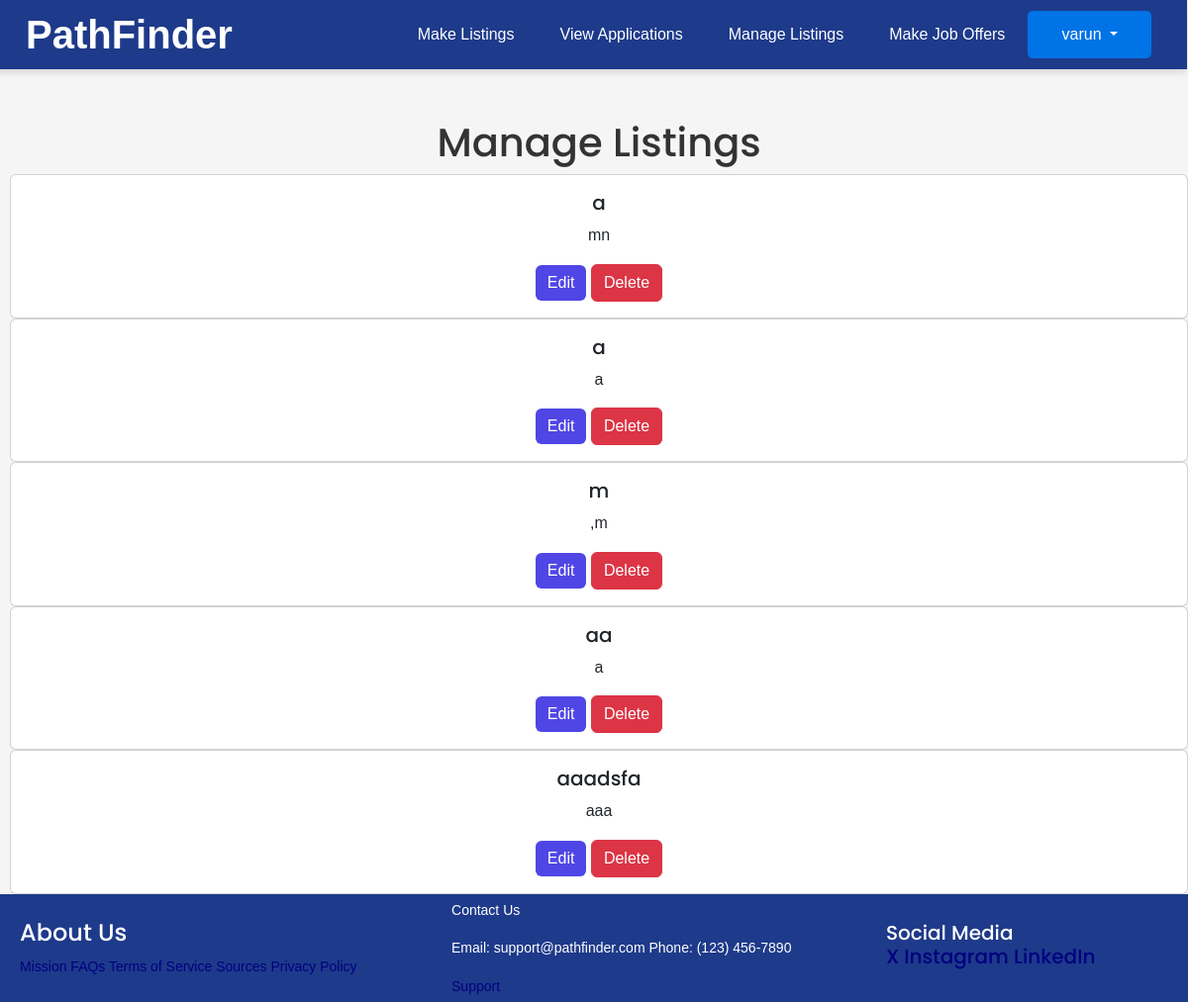
/manage-listings (signed in), run on the app's committed database.
### joblist/models.py (models this page shows, shortened)
class CustomUser(AbstractUser):
    choices = ( ("Student", "Student"),
               ("Employer", "Employer"),
               ("Mentor", "Mentor"))
    role = models.CharField(max_length=20, choices = choices)
    first_name = models.TextField()
    last_name = models.TextField()
    choices = ( ("male", "male"),
               ("female", "female"),
               ("prefer not to say", "prefer not to say"))
    gender = models.CharField(choices=choices, max_length=20)
    birthday = models.DateField(null=True, blank=True)
    phone = models.TextField()
    email = models.TextField()
    status_mentor = models.TextField(default="pending")
    mentor = models.ForeignKey(applicationMentor, on_delete=models.CASCADE, null = True, blank=True)
    address = models.TextField()
    offers = models.ManyToManyField(JobListing, related_name='offers', blank=True)
    recieveemails = models.BooleanField(default=False)
    REQUIRED_FIELDS = ["phone","birthday","gender", "email", "address", "first_name", "last_name", "role"]

class JobListing(models.Model):
    jobtypechoices = ( ("Arts", "Arts"),
                      ("Business", "Business"),
                        ("Communications", "Communications"),
                        ("Education", "Education"),
                        ("Healthcare", "Healthcare"),
                        ("Hospitality", "Hospitality"),
                        ("Information Technology", "Information Technology"),
                        ("Law Enforcement", "Law Enforcement"),
                        ("Sales and Marketing", "Sales and Marketing"),
                        ("Science", "Science"),
                        ("Transportation", "Transportation"),
                        ("Other", "Other"
                        ))
    jobfield = models.CharField(
        choices=jobtypechoices,
        max_length=100,
        null=True,
        blank=True,
        default='other')
    job_title = models.CharField(max_length=100)
    description = models.TextField()
    date_posted = models.DateTimeField(default=timezone.now)
    salary = models.IntegerField()
    author = models.ForeignKey(User, on_delete=models.CASCADE)
    company_name = models.CharField(max_length=100, default='Unknown Company')
    location = models.CharField(max_length=100)
    benefits = models.TextField(max_length=1000)
    job_type = models.CharField(choices = (("Part-Time", "Part-Time"), ("Full-Time", "Full-Time"), ("Other", "Other")), max_length=100)
    job_requirements = models.TextField(max_length=100)
    company_info = models.TextField(max_length=1000)
    notes = models.TextField(max_length=1000)
    status = models.TextField()

### joblist/views.py (the view)
# urls.py: path('manage-listings', views.managelistings, name="manage-listings"),
def managelistings(request):
    jobs = JobListing.objects.filter(author = request.user)
    return render(request, "joblist/manage-listings.html", {"jobs": jobs})

### joblist/templates/joblist/manage-listings.html (shortened to what this page needs)
{% extends "joblist/base.html" %}
{% block content %}
{% if user.is_authenticated %}
{% if user.role == "Employer" %}
<h1>Manage Listings</h1>
{% for job in jobs %}
<div class="card">
  <div class="card-body">
    <h5 class="card-title">{{ job.job_title }}</h5>
    <p class="card-text">{{ job.description }}</p>
    <a onclick = "editlisting('{{job.id}}')" class="btn btn-primary">Edit</a>
    <a onclick="deleteapp('{{job.id}}')" class="btn btn-danger">Delete</a>
  </div>
</div>
  {% endfor %}
  {% endif %}
  {% endif %}
  {%endblock content%}

### joblist/templates/joblist/base.html (shortened to what this page needs)
{% load static %}
<!doctype html>
<html lang="en">
  <head>
    <link href='https://cdn.jsdelivr.net/npm/fullcalendar@5.11.3/main.css' rel='stylesheet' />
    <link rel="stylesheet" href="https://cdn.jsdelivr.net/npm/bootstrap@5.3.3/dist/css/bootstrap.min.css">
    <link rel="stylesheet" href="{% static 'css/styles.css' %}">
    <link rel="stylesheet" href="https://cdnjs.cloudflare.com/ajax/libs/font-awesome/6.0.0/css/all.min.css">
  </head>
  <body style="padding-left: 10px">
    <nav class="navbar navbar-expand-sm navbar-custom">
      <div class="container-fluid">
        <a class="navbar-brand" href="/">
          PathFinder
        </a>
        <div class="d-flex ms-auto align-items-center">
  {% if user.is_authenticated %}
  {% if user.is_superuser %}
        <ul class = "navbar-nav">
          <li class = "nav-item"><a class = "nav-link" href = "/">Home</a></li>
          <li class = "nav-item"><a class = "nav-link" href = "/approvelistings">View Pending Job Listings</a></li>
          <li class = "nav-item"><a class = "nav-link" href = "/approvementor">View Pending Mentor Applications</a></li>
        </ul>
    {% elif user.role == "Mentor" %}
          <ul class = "navbar-nav">
            <li class = "nav-item"><a class = "nav-link"href = "/mentorapply">Apply for Mentor</a></li>
            <li class = "nav-item"><a class = "nav-link" href = "/calendar">Calendar</a></li>
            <li class = "nav-item"><a class = "nav-link" href = "/students">Students</a></li>
          </ul>
    {% else %}
          <ul class = "navbar-nav">
            <li class = "nav-item"><a class = "nav-link" href = "{% url 'make-listings' -1 %}">Make Listings</a></li>
            <li class = "nav-item"><a class = "nav-link" href = "/view-applications">View Applications</a></li>
            <li class = "nav-item"><a class = "nav-link" href = "/manage-listings">Manage Listings</a></li>
            <li class = "nav-item"><a class = "nav-link" href = "/offers">Make Job Offers</a></li>
          </ul>
  {% endif %}
  <div class="dropdown" id = "userDropdown">
    <button class="btn dropdown-toggle" type="button" id="userDropdown" data-bs-toggle="dropdown" aria-expanded="false">
      {{ user.username }}
    </button>
  </div>
{% else %}
<a class="nav-link" href="{% url 'account_login' %}">Log In</a>
<a class="btn btn-get-started ms-3" style = "background-color: #1E3A8A; color: white;" href="{% url 'account_signup' %}">Sign Up</a>
{% endif %}
</div>
</div>
</nav>
    <div class="content-area">
      {% block content %}{% endblock %}
    </div>
    <div class="footer-container">
      <div class="footer">
        <div class="footer-heading footer-1">
          <h4>About Us</h4>
          <a href="#">Mission</a>
          <a href="#">FAQs</a>
          <a href="#">Terms of Service</a>
          <a href="/sources">Sources</a>
          <a href="#">Privacy Policy</a>
        </div>
        <div class="footer-heading footer-2">
          <p>Contact Us</p>
          <div style = "clear: both;">
          <p style = "display: inline-block">Email: support@pathfinder.com</p>
          <p style = "display: inline-block; ">Phone: (123) 456-7890</p>
        </div>
          <a  href="#">Support</a>
        </div>
        <div class="footer-heading footer-3">
          <h5>Social Media</52>
            <br>
          <a href="https://x.com/?mx=2">X</a>
          <a href="https://instagram.com">Instagram</a>
          <a href="https://linkedin.com">LinkedIn</a>
        </div>
      </div>
    </div>
  </body>
</html>

### joblist/static/css/styles.css (style rules this page uses)
body { font-family: 'Nunito', sans-serif; }
h1, h2, h3, h4, h5, h6 { font-family: 'Poppins', sans-serif; }
body { margin: 0; font-family: 'Arial', sans-serif; display: flex; flex-direction: column; min-height: 100vh; padding: 0; overflow-x: hidden; }
.navbar-custom { background-color: #1E3A8A; margin-left: -10px; position: fixed; top: 0; left: 0; right: 0; padding: 1rem 1.5rem; box-shadow: 0px 4px 6px rgba(0, 0, 0, 0.1); z-index: 1000; height: 70px; }
.navbar-custom .navbar-brand { color: #FFFFFF; font-size: 2.5rem; font-weight: bold; margin: 0; }
.navbar-custom .nav-link { color: #FFFFFF; text-decoration: none; padding: 0.5rem; }
body { margin: 0; padding: 0; font-family: 'Arial', sans-serif; background-color: #ffffff; color: #333333; line-height: 1.6; }
nav { background-color: #0058b0; color: #ffffff; padding: 15px 20px; display: flex; align-items: center; box-shadow: 0 2px 4px rgba(0, 0, 0, 0.1); position: fixed; top: 0; width: 100.78%; box-sizing: border-box; }
.dropdown { position: relative; display: inline-block; width: 125px; z-index: 11; }
.dropdown button { background-color: #0073e6; color: #ffffff; padding: 12px 20px; font-size: 16px; border: none; border-radius: 5px; cursor: pointer; text-align: center; width: 100%; box-sizing: border-box; transition: background-color 0.3s ease; }
.footer { background-color: #1E3A8A; color: white; padding: 5px 10px; display: flex; justify-content: space-between; align-items: center; flex-wrap: wrap; width: 101%; margin-top: auto; margin-left: -10px; text-align: left; }
.footer .footer-heading { flex: 1 1 auto; padding: 0 10px; font-size: 14px; }
.content-area { flex-grow: 1; padding: 0; margin-top: 120px; text-align: center; width: 100%; }
* { box-sizing: border-box; }
body { margin: 0; padding: 0; font-family: Arial, sans-serif; background-color: #f4f4f9; color: #333; }
nav { background-color: #333; color: #fff; padding: 10px 20px; display: flex; justify-content: space-between; align-items: center; }
nav a { color: #fff; text-decoration: none; margin: 0 15px; transition: color 0.3s ease; }
body { margin: 0; font-family: Arial, sans-serif; background-color: #f5f5f5; color: #333; overflow-x: hidden; overflow-y: scroll; }
a { text-decoration: none; color: #000080; transition: color 0.3s ease; }
button { background-color: #000080; color: #ffffff; border: none; padding: 10px 20px; border-radius: 4px; font-size: 14px; cursor: pointer; transition: background-color 0.3s ease; }
.btn-primary { background: #4F46E5; border: none; }

### data on the page
CustomUser: username "varun"
JobListing: job_title "a", description "mn"
JobListing: job_title "a", description "a"
JobListing: job_title "m", description ",m"
JobListing: job_title "aa", description "a"
JobListing: job_title "aaadsfa", description "aaa"
